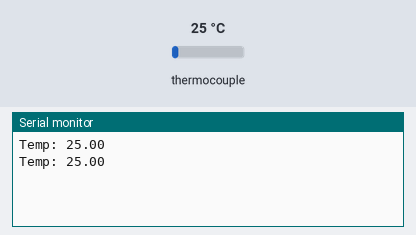
This sketch was run on a simulated Arduino Mega 2560, built with avr-gcc and run on an emulated ATmega2560. On the bench: the last lines printed to the serial monitor. The test bench sets the inputs (shaded band); at power-on: thermocouple 25 °C.

Above: at 1.8 s.
1.9 s: thermocouple set to 6 °C
At 2.8 s:
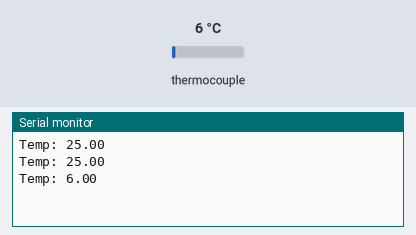
3.4 s: thermocouple set to 75 °C
At 4.8 s:
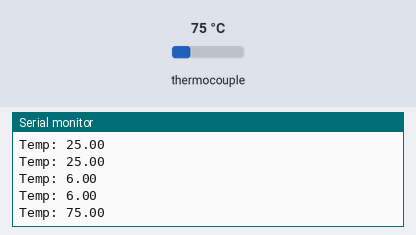
Timing chart, 0 to 6.4 s (numbered marks = the images above; inputs shaded):
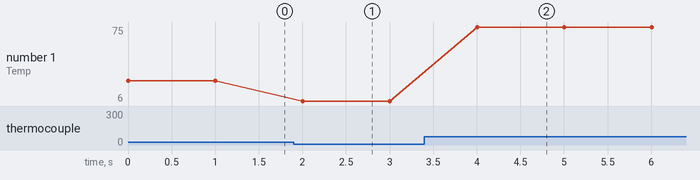

The sketch:

ThermoCoupleK.ino
```cpp
#include <max6675.h>


// ThermoCouple
int thermo_gnd_pin = 45;
int thermo_vcc_pin = 47;
int thermo_so_pin  = 49;
int thermo_cs_pin  = 51;
int thermo_sck_pin = 53;

MAX6675 thermocouple(thermo_sck_pin, thermo_cs_pin, thermo_so_pin);

void setup() {
  Serial.begin(9600);

  pinMode(thermo_vcc_pin, OUTPUT);
  pinMode(thermo_gnd_pin, OUTPUT);
  digitalWrite(thermo_vcc_pin, HIGH);
  digitalWrite(thermo_gnd_pin, LOW);
}

void loop() {
  Serial.print("Temp: ");
  Serial.println(thermocouple.readCelsius());

  delay(1000);
}
```

Measured:
- after the input at 1.9 s, the serial monitor: prints a new line after 0.10 s (image 1)
- after the input at 3.4 s, the serial monitor: prints a new line after 0.60 s (image 2)
- plotted number 1: 25 → 6 after the input at 1.9 s, 6 → 75 after the input at 3.4 s
